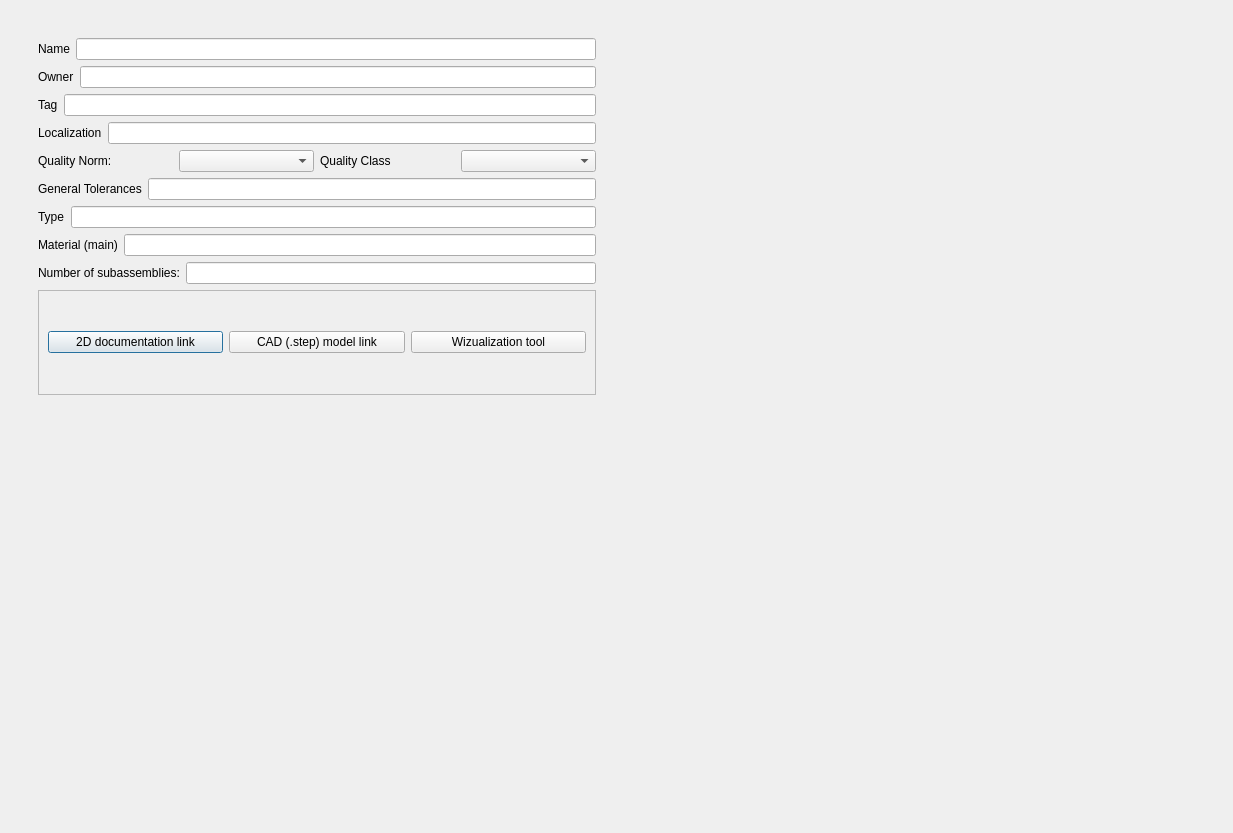
<?xml version="1.0" encoding="UTF-8"?>
<ui version="4.0">
 <class>Dialog</class>
 <widget class="QDialog" name="Dialog">
  <property name="geometry">
   <rect>
    <x>0</x>
    <y>0</y>
    <width>1233</width>
    <height>833</height>
   </rect>
  </property>
  <property name="windowTitle">
   <string>Dialog</string>
  </property>
  <layout class="QHBoxLayout" name="horizontalLayout">
   <item>
    <widget class="QWidget" name="windowContainer" native="true">
     <layout class="QHBoxLayout" name="horizontalLayout_2">
      <item>
       <widget class="QWidget" name="formWIdget" native="true">
        <layout class="QVBoxLayout" name="verticalLayout_2">
         <item>
          <widget class="QWidget" name="formSubContainer" native="true">
           <property name="sizePolicy">
            <sizepolicy hsizetype="Expanding" vsizetype="Expanding">
             <horstretch>0</horstretch>
             <verstretch>0</verstretch>
            </sizepolicy>
           </property>
           <property name="styleSheet">
            <string notr="true">QLabel{
size: 20px;
}</string>
           </property>
           <layout class="QVBoxLayout" name="verticalLayout">
            <item>
             <layout class="QHBoxLayout" name="horizontalLayout_3">
              <item>
               <widget class="QLabel" name="label">
                <property name="text">
                 <string>Name</string>
                </property>
               </widget>
              </item>
              <item>
               <widget class="QLineEdit" name="lineEdit"/>
              </item>
             </layout>
            </item>
            <item>
             <layout class="QHBoxLayout" name="horizontalLayout_19">
              <item>
               <widget class="QLabel" name="label_17">
                <property name="text">
                 <string>Owner</string>
                </property>
               </widget>
              </item>
              <item>
               <widget class="QLineEdit" name="lineEdit_17"/>
              </item>
             </layout>
            </item>
            <item>
             <layout class="QHBoxLayout" name="horizontalLayout_18">
              <item>
               <widget class="QLabel" name="label_16">
                <property name="text">
                 <string>Tag</string>
                </property>
               </widget>
              </item>
              <item>
               <widget class="QLineEdit" name="lineEdit_16"/>
              </item>
             </layout>
            </item>
            <item>
             <layout class="QHBoxLayout" name="horizontalLayout_17">
              <item>
               <widget class="QLabel" name="label_15">
                <property name="text">
                 <string>Localization</string>
                </property>
               </widget>
              </item>
              <item>
               <widget class="QLineEdit" name="lineEdit_15"/>
              </item>
             </layout>
            </item>
            <item>
             <layout class="QHBoxLayout" name="horizontalLayout_16">
              <item>
               <widget class="QLabel" name="label_19">
                <property name="text">
                 <string>Quality Norm:</string>
                </property>
               </widget>
              </item>
              <item>
               <widget class="QComboBox" name="comboBox"/>
              </item>
              <item>
               <widget class="QLabel" name="label_14">
                <property name="text">
                 <string>Quality Class</string>
                </property>
               </widget>
              </item>
              <item>
               <widget class="QComboBox" name="comboBox_2"/>
              </item>
             </layout>
            </item>
            <item>
             <layout class="QHBoxLayout" name="horizontalLayout_15">
              <item>
               <widget class="QLabel" name="label_13">
                <property name="text">
                 <string>General Tolerances</string>
                </property>
               </widget>
              </item>
              <item>
               <widget class="QLineEdit" name="lineEdit_13"/>
              </item>
             </layout>
            </item>
            <item>
             <layout class="QHBoxLayout" name="horizontalLayout_14">
              <item>
               <widget class="QLabel" name="label_12">
                <property name="text">
                 <string>Type</string>
                </property>
               </widget>
              </item>
              <item>
               <widget class="QLineEdit" name="lineEdit_12"/>
              </item>
             </layout>
            </item>
            <item>
             <layout class="QHBoxLayout" name="horizontalLayout_13">
              <item>
               <widget class="QLabel" name="label_11">
                <property name="text">
                 <string>Material (main)</string>
                </property>
               </widget>
              </item>
              <item>
               <widget class="QLineEdit" name="lineEdit_11"/>
              </item>
             </layout>
            </item>
            <item>
             <layout class="QHBoxLayout" name="horizontalLayout_21">
              <item>
               <widget class="QLabel" name="label_20">
                <property name="text">
                 <string>Number of subassemblies:</string>
                </property>
               </widget>
              </item>
              <item>
               <widget class="QLineEdit" name="lineEdit_14"/>
              </item>
             </layout>
            </item>
            <item>
             <widget class="QFrame" name="buttons">
              <property name="frameShape">
               <enum>QFrame::StyledPanel</enum>
              </property>
              <property name="frameShadow">
               <enum>QFrame::Raised</enum>
              </property>
              <layout class="QHBoxLayout" name="horizontalLayout_20">
               <item>
                <widget class="QPushButton" name="pushButton">
                 <property name="text">
                  <string>2D documentation link</string>
                 </property>
                </widget>
               </item>
               <item>
                <widget class="QPushButton" name="pushButton_2">
                 <property name="text">
                  <string>CAD (.step) model link</string>
                 </property>
                </widget>
               </item>
               <item>
                <widget class="QPushButton" name="pushButton_3">
                 <property name="text">
                  <string>Wizualization tool</string>
                 </property>
                </widget>
               </item>
              </layout>
             </widget>
            </item>
            <item>
             <spacer name="verticalSpacer">
              <property name="orientation">
               <enum>Qt::Vertical</enum>
              </property>
              <property name="sizeType">
               <enum>QSizePolicy::Preferred</enum>
              </property>
              <property name="sizeHint" stdset="0">
               <size>
                <width>20</width>
                <height>400</height>
               </size>
              </property>
             </spacer>
            </item>
           </layout>
          </widget>
         </item>
        </layout>
       </widget>
      </item>
      <item>
       <widget class="QWidget" name="widget" native="true">
        <property name="sizePolicy">
         <sizepolicy hsizetype="Expanding" vsizetype="Preferred">
          <horstretch>0</horstretch>
          <verstretch>0</verstretch>
         </sizepolicy>
        </property>
        <layout class="QVBoxLayout" name="verticalLayout_3">
         <item>
          <widget class="QWidget" name="cadViewer" native="true">
           <layout class="QVBoxLayout" name="verticalLayout_4">
            <item>
             <widget class="QWidget" name="cadViewerContainer" native="true"/>
            </item>
           </layout>
          </widget>
         </item>
         <item>
          <widget class="QWidget" name="widget_2" native="true"/>
         </item>
        </layout>
       </widget>
      </item>
     </layout>
    </widget>
   </item>
  </layout>
 </widget>
 <resources/>
 <connections/>
</ui>
